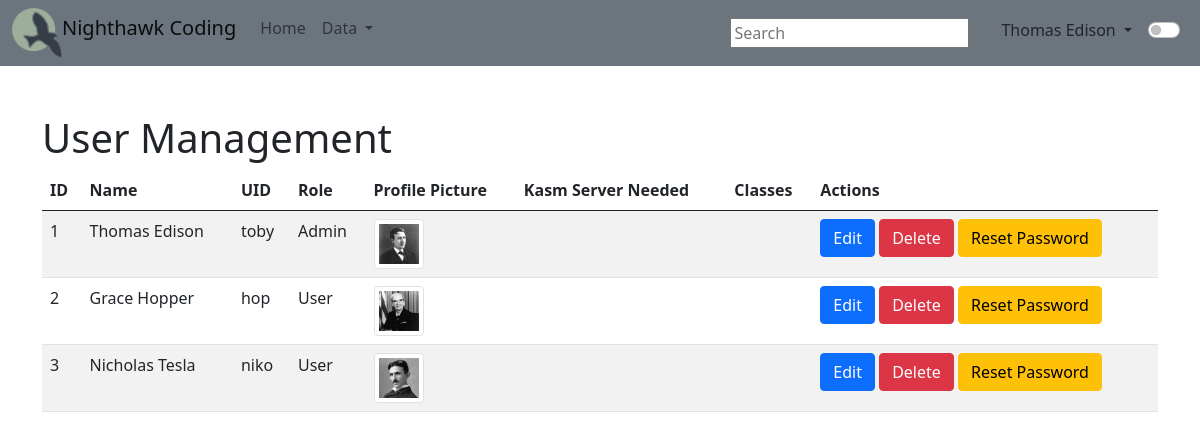
/users/table (signed in), run on the app's committed database.
### model/user.py (models this page shows, shortened)
class User(db.Model, UserMixin):
    __tablename__ = 'users'
    id = db.Column(db.Integer, primary_key=True)
    _name = db.Column(db.String(255), unique=False, nullable=False)
    _uid = db.Column(db.String(255), unique=True, nullable=False)
    _email = db.Column(db.String(255), unique=False, nullable=False)
    _password = db.Column(db.String(255), unique=False, nullable=False)
    _role = db.Column(db.String(20), default="User", nullable=False)
    _pfp = db.Column(db.String(255), unique=False, nullable=True)
    posts = db.relationship('Post', backref='author', lazy=True)
    moderated_groups = db.relationship('Group', backref='moderator', lazy=True)
    @property
    def is_authenticated(self):
        return True
    @property
    def email(self):
        """
        Gets the user's email.

        Returns:
            str: The user's email.
        """
        return self._email
    @property
    def name(self):
        return self._name
    @property
    def uid(self):
        return self._uid
    @property
    def role(self):
        return self._role
    @property
    def pfp(self):
        return self._pfp

### main.py (the view)
@app.route('/users/table')
@login_required
def utable():
    users = User.query.all()
    return render_template("utable.html", user_data=users)

### main.py (called while the page is built)
@login_manager.user_loader
def load_user(user_id):
    return User.query.get(int(user_id))

@app.context_processor
def inject_user():
    return dict(current_user=current_user)

### templates/utable.html (shortened to what this page needs)
{% extends "layouts/base.html" %}
{% block body %}
<div class="container mt-5">
    <h1>User Management</h1>
    <table class="table table-striped" id="userTable">
        <thead>
            <tr>
                <th>ID</th>
                <th>Name</th>
                <th>UID</th>
                <th>Role</th>
                <th>Profile Picture</th>
                <th>Kasm Server Needed</th>
                <th>Classes</th>
                <th>Actions</th>
            </tr>
        </thead>
        <tbody>
            {% for user in user_data %}
            {% if user.id == current_user.id or current_user.role == 'Admin' %}
            <tr>
                <td>{{ user.id }}</td>
                <td>{{ user.name }}</td>
                <td>{{ user.uid }}</td>
                <td>{{ user.role }}</td>
                <td>
                    {% if user.pfp %}
                    <img src="{{ url_for('uploaded_file', filename=user.uid + '/' + user.pfp) }}" alt="Profile Picture" class="img-thumbnail" style="width: 50px; height: 50px;">
                    {% else %}
                    <img src="{{ url_for('static', filename='assets/pythondb.png') }}" alt="Default Profile Picture" class="img-thumbnail" style="width: 50px; height: 50px;">
                    {% endif %}
                </td>
                <td id="kasm-{{ user.id }}">{{ user.kasm_server_needed }}</td>
                <td>
                </td>
                <td>
                    <button class="btn btn-primary edit-btn" data-id="{{ user.id }}">Edit</button>
                    {% if current_user.role == 'Admin' %}
                    <button class="btn btn-danger delete-btn" data-id="{{ user.id }}">Delete</button>
                    <button class="btn btn-warning reset-password-btn" data-id="{{ user.id }}">Reset Password</button>
                    {% endif %}
                </td>
            </tr>
            {% endif %}
            {% endfor %}
        </tbody>
    </table>
</div>
{% endblock %}

### templates/layouts/base.html (shortened to what this page needs)
<!DOCTYPE HTML>
<html lang="en">
{% set basename = "Nighthawk Coding" %}
{% set github = "https://github.com/nighthawkcoders" %}
{% set twitter = "https://twitter.com/NighthawkCoding" %}
{% set youtube = "https://www.youtube.com/channel/UClIKOsDS5dsfzFA3zveDT3Q?view_as=subscriber" %}
<head>
    <link href="https://cdn.jsdelivr.net/npm/bootstrap@5.0.2/dist/css/bootstrap.min.css" rel="stylesheet">
    <link rel="stylesheet" type="text/css" href="https://cdn.datatables.net/1.13.4/css/dataTables.bootstrap5.min.css">
    <link rel="stylesheet" href="https://cdnjs.cloudflare.com/ajax/libs/font-awesome/4.7.0/css/font-awesome.min.css">
</head>
<body>
    <div id="body_background"></div>
    {% include "layouts/navbar.html" %}
    {% block body %}
    {% endblock %}
</body>
</html>

### templates/layouts/navbar.html (shortened to what this page needs)
    <nav class="navbar navbar-expand-lg navbar-light bg-secondary">
        <div class="container-fluid">
            <div class="btn-group">
                <img src="{{ url_for('static', filename='assets/ncs_logo.png') }}" width="50" height="50" class="d-inline-block align-center" alt="">
                <a class="navbar-brand" href="https://csp.nighthawkcodingsociety.com/">{{basename}}</a>
                <div class="navbar-nav">
                    <a class="nav-link" href={{ url_for('index') }}>Home</a>
                    <div class="nav-item dropdown">
                        <a class="nav-link dropdown-toggle" href="#" id="navbarDarkDropdownMenuLink" role="button" data-bs-toggle="dropdown" aria-expanded="false">
                          Data
                        </a>
                    </div>
                </div>
            </div>
            <div class="btn-group">
                <div class="px-3" style="height:30px;">
                    <input id="search" type="search" placeholder="Search" aria-label="Search">
                </div>
                {% if current_user.is_authenticated %}
                    <div class="dropdown px-3">
                        <span class="dropdown-toggle link-dark" href="#" role="button" data-bs-toggle="dropdown" aria-expanded="false">
                            {{ current_user.name }}
                        </span>
                    </div>
                {% else %}
                    <a href="{{ url_for('login') }}" class="px-3 link-dark">Login</a>
                {% endif %}
                <div class="form-check form-switch">
                    <input type="checkbox" onclick="darkFunction()" class="form-check-input link-dark" id="darkSwitch">
                </div>
            </div>
        </div>
    </nav>

### templates/layouts/base.html (style rules this page uses)
.navbar { position: static; z-index: 9999; }
#body_background { position: fixed; top: 0; left: 0; width: 100%; height: 100%; z-index: -1; }

### data on the page
User: name "Thomas Edison", id "1", uid "toby", role "Admin", _uid+_pfp (picture)
User: id "2", name "Grace Hopper", uid "hop", role "User", _uid+_pfp (picture)
User: id "3", name "Nicholas Tesla", uid "niko", role "User", _uid+_pfp (picture)

### other printed values
{{ basename }} "Nighthawk Coding"
